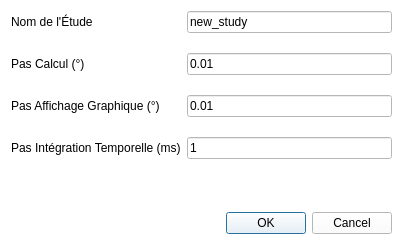
<?xml version="1.0" encoding="UTF-8"?>
<ui version="4.0">
 <class>OptionDialog</class>
 <widget class="QDialog" name="OptionDialog">
  <property name="geometry">
   <rect>
    <x>0</x>
    <y>0</y>
    <width>403</width>
    <height>245</height>
   </rect>
  </property>
  <property name="windowTitle">
   <string>Dialog</string>
  </property>
  <property name="styleSheet">
   <string notr="true">background-color: rgb(255, 255, 255);</string>
  </property>
  <layout class="QVBoxLayout" name="dialogLayout">
   <item>
    <widget class="QWidget" name="formWidget" native="true">
     <layout class="QFormLayout" name="formLayout">
      <property name="verticalSpacing">
       <number>20</number>
      </property>
      <property name="leftMargin">
       <number>0</number>
      </property>
      <property name="topMargin">
       <number>0</number>
      </property>
      <property name="rightMargin">
       <number>0</number>
      </property>
      <property name="bottomMargin">
       <number>0</number>
      </property>
      <item row="0" column="0">
       <widget class="QLabel" name="studynameLabel">
        <property name="text">
         <string>Nom de l'Étude</string>
        </property>
       </widget>
      </item>
      <item row="0" column="1">
       <widget class="QLineEdit" name="studynameEdit">
        <property name="text">
         <string>new_study</string>
        </property>
       </widget>
      </item>
      <item row="1" column="0">
       <widget class="QLabel" name="stepangleLabel">
        <property name="text">
         <string>Pas Calcul (°)</string>
        </property>
       </widget>
      </item>
      <item row="1" column="1">
       <widget class="QLineEdit" name="stepangleEdit">
        <property name="text">
         <string>0.01</string>
        </property>
       </widget>
      </item>
      <item row="3" column="0">
       <widget class="QLabel" name="steptimeLabel">
        <property name="text">
         <string>Pas Intégration Temporelle (ms)</string>
        </property>
       </widget>
      </item>
      <item row="3" column="1">
       <widget class="QLineEdit" name="steptimeEdit">
        <property name="text">
         <string>1</string>
        </property>
       </widget>
      </item>
      <item row="2" column="0">
       <widget class="QLabel" name="stepdisplayLabel">
        <property name="text">
         <string>Pas Affichage Graphique (°)</string>
        </property>
       </widget>
      </item>
      <item row="2" column="1">
       <widget class="QLineEdit" name="stepdisplayEdit">
        <property name="text">
         <string>0.01</string>
        </property>
       </widget>
      </item>
     </layout>
    </widget>
   </item>
   <item>
    <widget class="QDialogButtonBox" name="buttonBox">
     <property name="orientation">
      <enum>Qt::Horizontal</enum>
     </property>
     <property name="standardButtons">
      <set>QDialogButtonBox::Cancel|QDialogButtonBox::Ok</set>
     </property>
    </widget>
   </item>
  </layout>
 </widget>
 <resources>
  <include location="resources/resources.qrc"/>
 </resources>
 <connections>
  <connection>
   <sender>buttonBox</sender>
   <signal>accepted()</signal>
   <receiver>OptionDialog</receiver>
   <slot>accept()</slot>
   <hints>
    <hint type="sourcelabel">
     <x>248</x>
     <y>254</y>
    </hint>
    <hint type="destinationlabel">
     <x>157</x>
     <y>274</y>
    </hint>
   </hints>
  </connection>
  <connection>
   <sender>buttonBox</sender>
   <signal>rejected()</signal>
   <receiver>OptionDialog</receiver>
   <slot>reject()</slot>
   <hints>
    <hint type="sourcelabel">
     <x>316</x>
     <y>260</y>
    </hint>
    <hint type="destinationlabel">
     <x>286</x>
     <y>274</y>
    </hint>
   </hints>
  </connection>
 </connections>
</ui>
